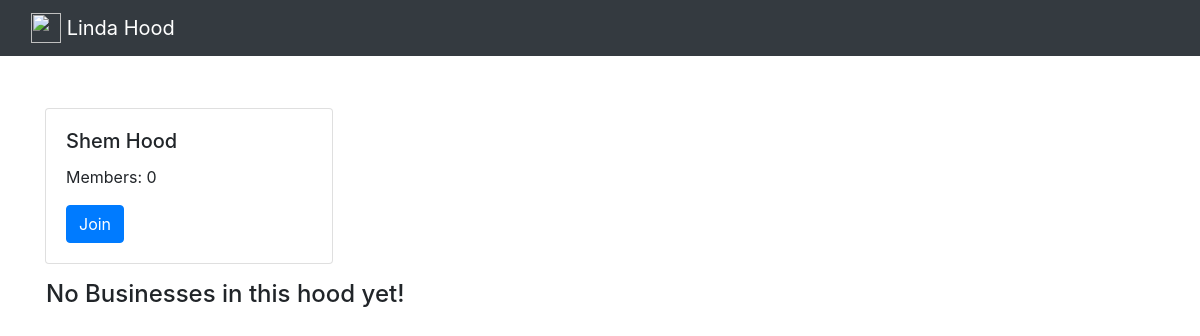
/hoods/businesses/in/shem/, run on an earlier commit of the app's database.
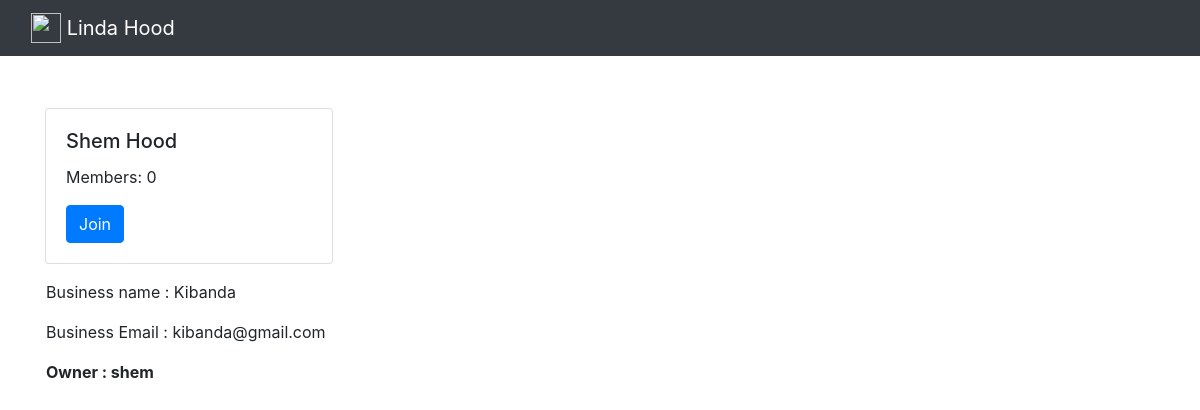
And on a later commit of the database.
### posts/models.py (models this page shows, shortened)
class Business(models.Model):
    user = models.ForeignKey(User, related_name="businesses")
    created_at = models.DateTimeField(auto_now=True)
    business_name = models.CharField(max_length=140, blank=True, null=True)
    business_email = models.EmailField(max_length=70, blank=True)
    hood = models.ForeignKey(Hood, related_name='businesses', null=True, blank=True)
    class Meta:
        ordering = ['-created_at']
        unique_together = ['user', 'business_name']

### hoods/views.py (the view)
# urls.py: url(r'businesses/in/(?P<slug>[-\w]+)/$', views.SingleHood.as_view(), name='single'),
class SingleHood(generic.DetailView):
    model = Hood

### hoods/templates/hoods/hood_detail.html (shortened to what this page needs)
{% extends "hoods/hood_base.html" %}
{% block prehood %}
  <div class="col-sm-6">
    <div class="card" style="width: 18rem; margin-top: 20%">
      <div class="card-body">
        <h5 class="card-title">{{hood.name|title }} Hood</h5>
        <p class="card-text">Members: {{hood.occupants.count}}</p>
        {% if user in hood.occupants.all %}
        <a href="{% url 'hoods:leave' slug=hood.slug %}" class="btn btn-danger">Leave</a>
        {% else %}
        <a href="{% url 'hoods:join' slug=hood.slug %}" class="btn btn-primary">Join</a>
        {% endif %}
      </div>
    </div>
  </div>
  <div class="col-sm-6">
  </div>
{% endblock %}
{% block hood_content %}
<div class="mt-3 ml-3">
  {% if hood.businesses.count == 0 %}
  <h4>No Businesses in this hood yet!</h4>
  {% else %}
    {% for business in hood.businesses.all %}
     {% include "posts/_post.html" %}
    {% endfor %}
  {% endif%}
</div>
{% endblock %}

### posts/templates/posts/_post.html (shortened to what this page needs)
<div class="post">
  <p>Business name : {{business.business_name}}</p>
  <p>Business Email : {{business.business_email}}</p>
  <p><strong>Owner : {{business.user.username}}</strong></p>
</div>

What changed in the data, as far as the page shows it:
added Business: business_name "Kibanda", business_email "kibanda@gmail.com", user.username "shem"
Also different on the page:
text no longer shown: "No Businesses in this hood yet!"
